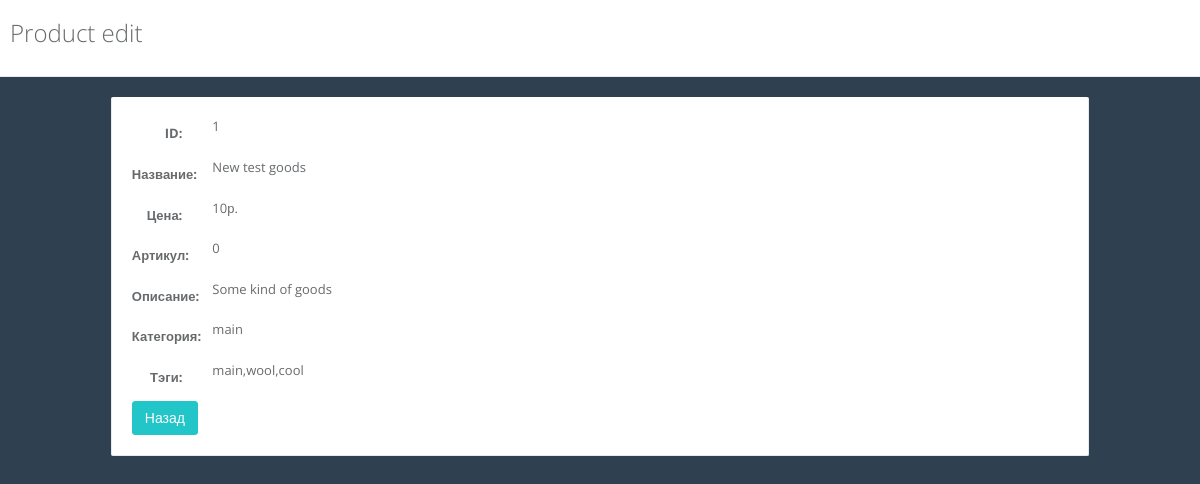
Page /view.php?id=1 on the committed database.
### tables this page shows
CREATE TABLE IF NOT EXISTS `goods` (
  `id` int(11) NOT NULL AUTO_INCREMENT,
  `art` int(11) DEFAULT NULL,
  `title` char(200) DEFAULT NULL,
  `description` varchar(5000) DEFAULT NULL,
  `category` char(50) DEFAULT NULL,
  `tags` char(200) DEFAULT NULL,
  `mainPrice` int(11) DEFAULT NULL,
  PRIMARY KEY (`id`)
);

### goods.php (called while the page is built, shortened)
<?php
include "db.class.php";
class Goods extends DB
{
	protected $model;
	public function __construct()
    {
        $this->model = new DB;
    }
    public function getById($id)
    {
        $sql = "SELECT * FROM goods WHERE id={$id}";
        return $this->model->query($sql);
    }
}

### db.class.php (called while the page is built, shortened)
<?php
class DB
{
    protected $connection;
    public function __construct()
    {
        $this->connection = new mysqli("localhost","root","","test");
    }
    public function query($sql)
    {
        $result = $this->connection->query($sql);
        $data = array();
        while ($row = mysqli_fetch_assoc($result) )
        {
            $data[] = $row;
        }
        return $data;
    }
}

### view.php (the view, shortened to what this page needs)
<?
include "goods.php";
$g = new Goods;
$data = $g->getById($_GET["id"]);
$data['product'] = $data['0'];
?>
<!DOCTYPE html>
<html>
<head>
    <link href="/css/bootstrap.min.css" rel="stylesheet">
    <link href="/font-awesome/css/font-awesome.css" rel="stylesheet">
    <link href="/css/animate.css" rel="stylesheet">
    <link href="/css/style.css" rel="stylesheet">
</head>
<body>
<div id="wrapper">
    <div class="row wrapper border-bottom white-bg page-heading">
        <div class="col-lg-10">
            <h2>Product edit</h2>
        </div>
    </div>
    <div class="wrapper wrapper-content animated fadeInRight ecommerce">
        <div class="row">
            <div class="col-md-1"></div>
            <div class="col-md-10">
                <div class="tabs-container">
                        <div class="tab-content">
                            <div id="tab-1" class="tab-pane active">
                                <div class="panel-body">
                                    <fieldset class="form-horizontal">
                                        <div class="form-group"><label class="col-sm-1 control-label">ID:</label>
                                            <div class="col-sm-10"><?=$_GET["id"]?></div>
                                        </div>
                                        <div class="form-group"><label class="col-sm-1 control-label">Название:</label>
                                            <div class="col-sm-10"><?=$data['product']["title"];?></div>
                                        </div>
                                        <div class="form-group"><label class="col-sm-1 control-label">Цена:</label>
                                            <div class="col-sm-10"><?=$data['product']["mainPrice"];?>р.</div>
                                        </div>
                                        <div class="form-group"><label class="col-sm-1 control-label">Артикул:</label>
                                            <div class="col-sm-10"><?=$data['product']["art"];?></div>
                                        </div>
                                        <div class="form-group"><label class="col-sm-1 control-label">Описание:</label>
                                            <div class="col-sm-10">
                                               <?=$data['product']["description"];?>
                                            </div>
                                        </div>
                                        <div class="form-group"><label class="col-sm-1 control-label">Категория:</label>
                                            <div class="col-sm-10"><?=$data['product']["category"];?></div>
                                        </div>
                                        <div class="form-group"><label class="col-sm-1 control-label">Тэги:</label>
                                            <div class="col-sm-10"><?=$data['product']["tags"];?></div>
                                        </div>
                                        <div>
                                            <a href="index.php" class="btn btn-info" >Назад</a>
                                        </div>
                                    </fieldset>
                                </div>
                            </div>
                        </div>
                </div>
            </div>
         </div>
    </div>
</div>
</body>
</html>

### rows in the picture
goods: title "New test goods", mainPrice "10", art "0", description "Some kind of goods", category "main", tags "main,wool,cool"

### other values in the picture
$_GET["id"] "1"
